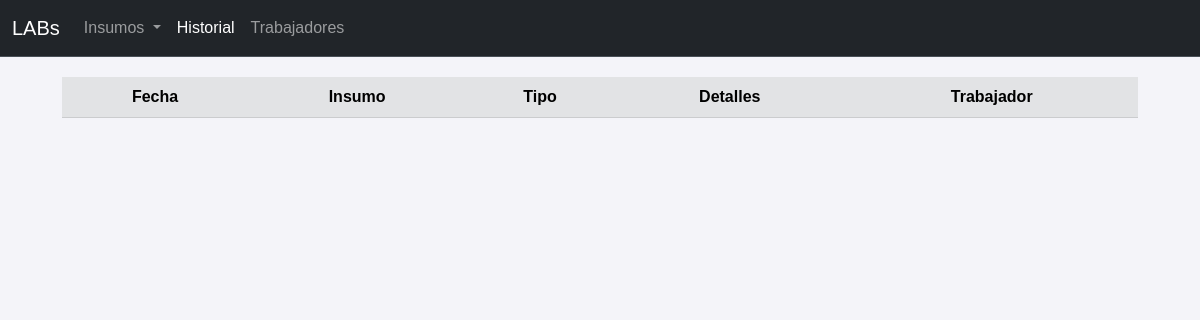
Before: /history with the older database file.
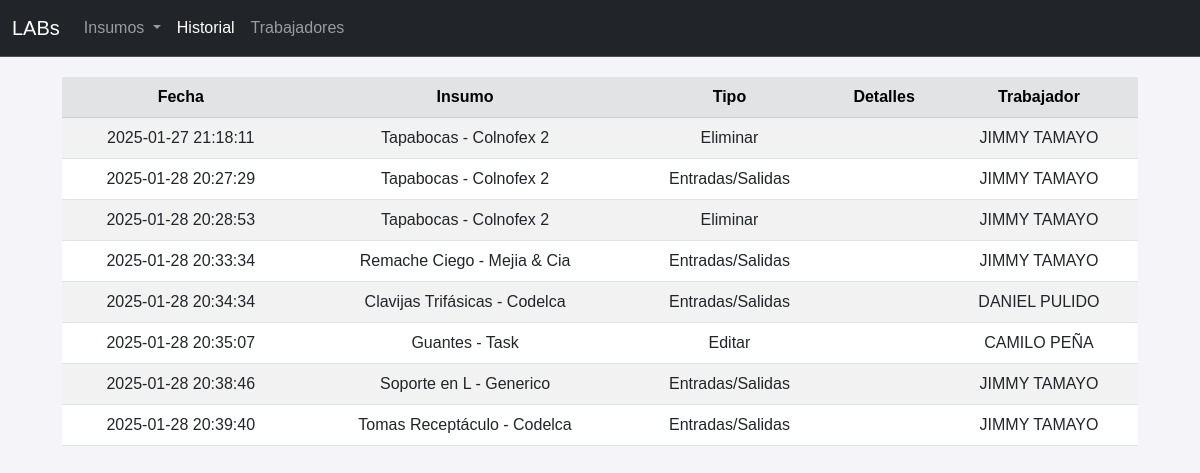
After: the same page with the newer database file.
### tables this page shows
CREATE TABLE historial (
    Historial_id INTEGER PRIMARY KEY,
    Tipo TEXT NOT NULL,
    Detalles TEXT,
    Trabajador_id INTEGER NOT NULL,
    Fecha DATETIME NOT NULL,
    Item_id INTEGER NOT NULL,
    FOREIGN KEY (Trabajador_id) REFERENCES trabajadores (Trabajador_id),
    FOREIGN KEY (Item_id) REFERENCES insumos (Item_id)
);

CREATE TABLE insumos (
    Item_id INTEGER PRIMARY KEY,
    Activo BOOL NOT NULL,
    Nombre TEXT NOT NULL,
    Detalles TEXT,
    Cantidad INTEGER NOT NULL,
    Cantidad_Inicial INTEGER NOT NULL,
    Estado_id INTEGER NOT NULL,
    Ubicacion_id INTEGER NOT NULL,
    Empaque_id INTEGER NOT NULL,
    FOREIGN KEY (Estado_id) REFERENCES estados (Estado_id),
    FOREIGN KEY (Ubicacion_id) REFERENCES ubicaciones (Ubicacion_id),
    FOREIGN KEY (Empaque_id) REFERENCES empaques (Empaque_id)
);

CREATE TABLE trabajadores (
    Trabajador_id INTEGER PRIMARY KEY,
    Nombre_Apellido TEXT NOT NULL,
    Dependencia TEXT NOT NULL,
    Cargo TEXT NOT NULL,
    Correo TEXT NOT NULL 
);

### app.py (the view)
@app.route('/history')
def history():
    conn = sqlite3.connect('inventario.db')
    cursor = conn.cursor()
    history = cursor.execute('''
    SELECT
        historial.Fecha,
        insumos.Nombre,
        historial.Tipo,
        historial.Detalles,
        trabajadores.Nombre_Apellido
    FROM historial
    INNER JOIN insumos ON historial.Item_id = insumos.Item_id
    INNER JOIN trabajadores ON historial.Trabajador_id = trabajadores.Trabajador_id;
    ''').fetchall()
    conn.close()
    column_history = ["date","name","type","details","worker"]
    history_dict = [dict(zip(column_history, row)) for row in history]
    return render_template('history.html', histories=history_dict)

### templates/history.html (shortened to what this page needs)
<!DOCTYPE html>
<html lang="es">
<head>
    <link rel="stylesheet" href="https://cdn.jsdelivr.net/npm/bootstrap-icons@1.11.3/font/bootstrap-icons.min.css">
    <link href="https://cdn.jsdelivr.net/npm/bootstrap@5.3.0/dist/css/bootstrap.min.css" rel="stylesheet">
    <link href="https://cdn.datatables.net/2.2.1/css/dataTables.dataTables.css" rel="stylesheet">
    <link rel="stylesheet" href="{{ url_for('static', filename='styles.css') }}">
</head>
<body>
    <nav class="navbar navbar-expand-sm bg-dark border-bottom border-body" data-bs-theme="dark">
        <div class="container-fluid">
            <a class="navbar-brand" href="#">LABs</a>
            <div class="collapse navbar-collapse" id="navbarNav">
                <ul class="navbar-nav">
                    <li class="nav-item dropdown">
                        <a class="nav-link dropdown-toggle" href="#" role="button" data-bs-toggle="dropdown" aria-expanded="false">
                            Insumos
                        </a>
                    </li>
                    <li class="nav-item">
                        <a class="nav-link active" aria-current="page" href="#">Historial</a>
                    </li>
                    <li class="nav-item">
                        <a class="nav-link" href="#">Trabajadores</a>
                    </li>
                </ul>
            </div>
        </div>
    </nav>
    <div class="container text-center">
        <div class="table-responsive">
            <table class="table table-striped table-hover align-middle" id="history-table">
                <thead class="table-secondary">
                    <tr>
                        <th>Fecha</th>
                        <th>Insumo</th>
                        <th>Tipo</th>
                        <th>Detalles</th>
                        <th>Trabajador</th>
                    </tr>
                </thead>
                <tbody>
                    {% for history in histories %}
                        <tr>
                            <td>{{ history.date }}</td>
                            <td>{{ history.name }}</td>
                            <td>{{ history.type }}</td>
                            <td>{{ history.details }}</td>
                            <td>{{ history.worker }}</td>
                        </tr>
                    {% endfor %}
                </tbody>
            </table>
        </div>
    </div>
</body>
</html>

### static/styles.css (style rules this page uses)
body { font-family: Arial, sans-serif; background-color: #f4f4f9; color: #333; }
.table-responsive { margin: 20px; }
nav { text-align: center; }
#inventory-table, #history-table { text-align: center; }

Changed rows visible on the page:
added historial: date "2025-01-27 21:18:11", name "Tapabocas - Colnofex 2", type "Eliminar", worker "JIMMY TAMAYO"
added historial: date "2025-01-28 20:27:29", name "Tapabocas - Colnofex 2", type "Entradas/Salidas", worker "JIMMY TAMAYO"
added historial: date "2025-01-28 20:28:53", name "Tapabocas - Colnofex 2", type "Eliminar", worker "JIMMY TAMAYO"
added historial: date "2025-01-28 20:33:34", name "Remache Ciego - Mejia & Cia", type "Entradas/Salidas", worker "JIMMY TAMAYO"
added historial: date "2025-01-28 20:34:34", name "Clavijas Trifásicas - Codelca", type "Entradas/Salidas", worker "DANIEL PULIDO"
added historial: date "2025-01-28 20:35:07", name "Guantes - Task", type "Editar", worker "CAMILO PEÑA"
added historial: date "2025-01-28 20:38:46", name "Soporte en L - Generico", type "Entradas/Salidas", worker "JIMMY TAMAYO"
added historial: date "2025-01-28 20:39:40", name "Tomas Receptáculo - Codelca", type "Entradas/Salidas", worker "JIMMY TAMAYO"
